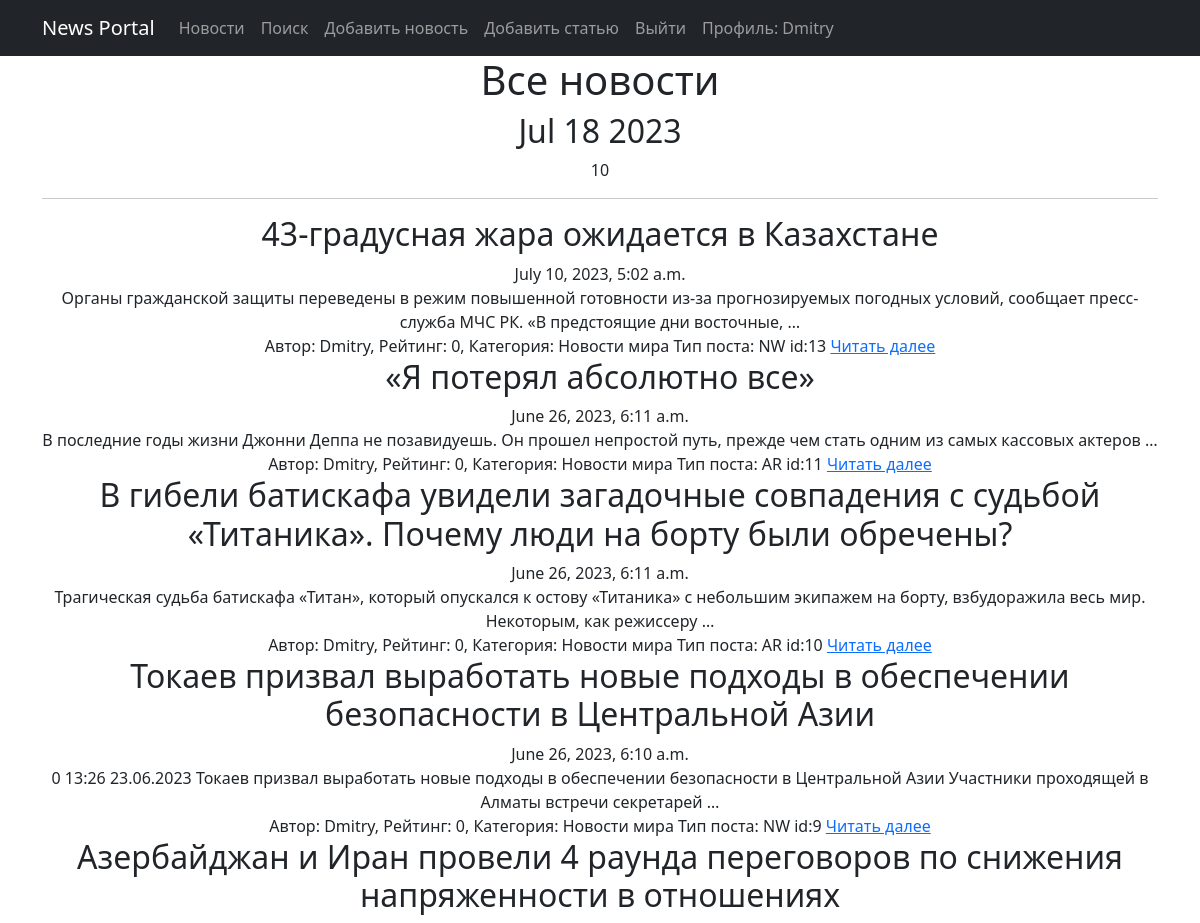
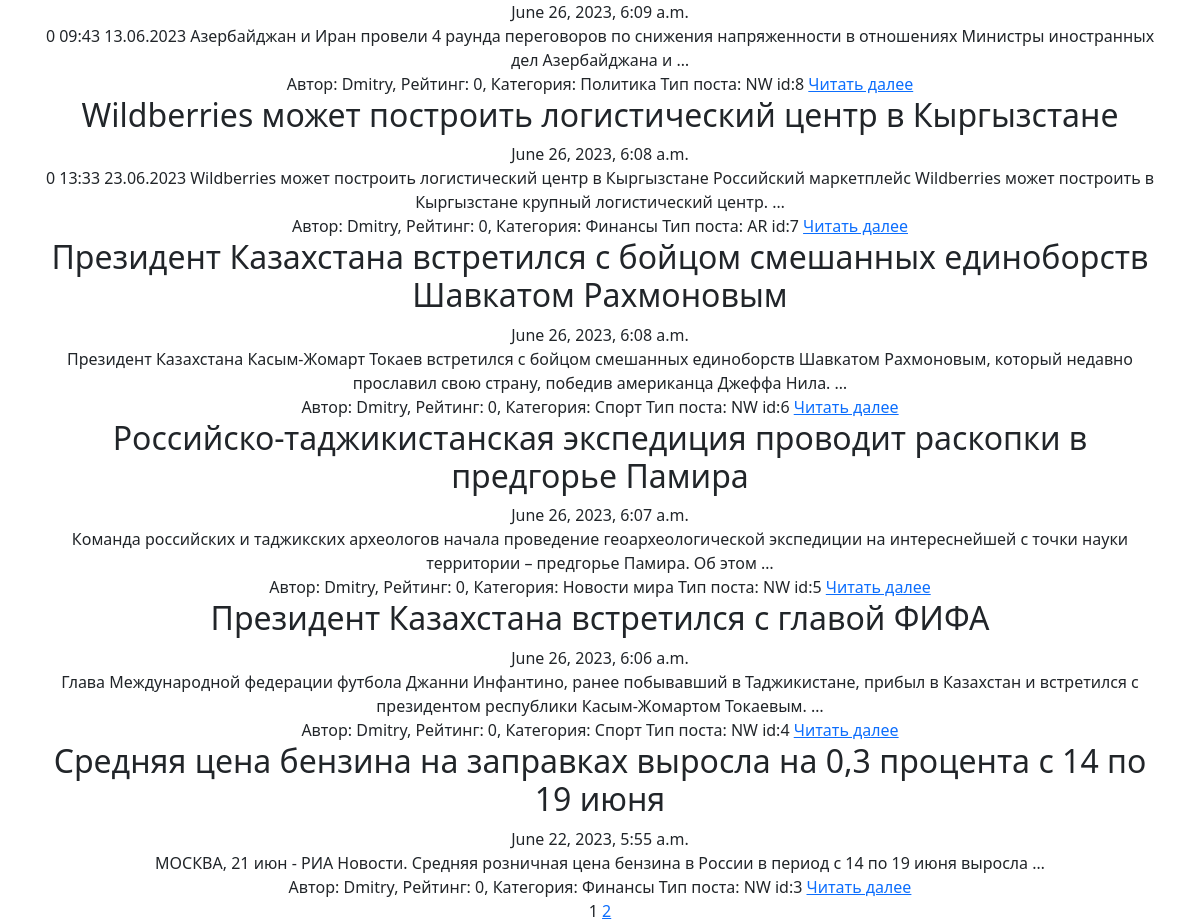
The app's page /posts/ (signed in) with its own data (2 pictures, top to bottom).
### news/models.py (models this page shows, shortened)
class Post(models.Model):
    article = 'AR'
    news = 'NW'
    POST_TYPE = [
        (article, 'Статья'),
        (news, 'Новости')
    ]
    author = models.ForeignKey(Author, on_delete=models.CASCADE)
    postType = models.CharField(max_length=2, choices=POST_TYPE, default=article)
    timeDateCreation = models.DateTimeField(auto_now_add=True)
    postCategory = models.ManyToManyField(Category, through="PostCategory")
    title = models.CharField(max_length=255)
    text = models.TextField()
    postRating = models.IntegerField(default=0)

class Author(models.Model):
    user = models.OneToOneField(User, on_delete=models.CASCADE, null=True)
    authorRating = models.IntegerField(default=0)
    def __str__(self):
        return f'{self.user}'

class PostCategory(models.Model):
    post = models.ForeignKey(Post, on_delete=models.CASCADE)
    category = models.ForeignKey(Category, on_delete=models.CASCADE)

class Category(models.Model):
    categoryName = models.CharField(max_length=64, unique=True)
    def __str__(self):
        return f'{self.categoryName}'

### news/views.py (the view)
# urls.py: path('', PostList.as_view(), name = 'posts'),
class PostList(ListView):
    model = Post
    ordering = '-timeDateCreation'
    template_name = 'post.html'
    context_object_name = 'posts_link'
    paginate_by = 10
    def get_context_data(self, **kwargs):
        context = super().get_context_data(**kwargs)
        context['is_not_authors'] = not self.request.user.groups.filter(name='authors').exists()
        context['is_authors'] = self.request.user.groups.filter(name='authors').exists()
        return context

### news/templatetags/custom_filters.py (called while the page is built)
@register.filter(name = 'censor')
def censor(value):
    censor_list = ['редиска']
    text = value.split()
    for word in text:
        if word.lower() in censor_list:
            count = len(word) - 1
            value = value.replace(word, word[0] + '*' * count)
    return(value)

### news/templatetags/custom_tags.py (called while the page is built)
@register.simple_tag()
def current_time(format_string='%b %d %Y'):
  return datetime.utcnow().strftime(format_string)

### templates/post.html (shortened to what this page needs)
{% extends 'flatpages/default.html' %}
{% load custom_filters %}
{% load custom_tags %}
{% block content %}
    <h1>Все новости</h1>
    <h2>{% current_time '%b %d %Y' %}</h2>
    <div>{{posts_link | length}}</div>
    <hr>
    {% if posts_link %}
        {% for post in posts_link %}
            <h2>{{ post.title }}</h2>
            <div>
                {{ post.timeDateCreation }}
            </div>
            <div>
                {{ post.text|truncatewords:20|censor}}
            </div>
            <div>
                Автор: {{ post.author }}, Рейтинг: {{ post.postRating }}, Категория:
                {% for cat in post.postcategory_set.all %}
                    {{ cat.category }}
                {% endfor %} Тип поста: {{ post.postType }} id:{{post.pk}}
                <a href="{{ post.pk }}">Читать далее</a>
            </div>
        {% endfor %}
    {% else %}
        <h2>Новостей нет!</h2>
    {% endif %}
    {{ page_obj.number }}
    {% if page_obj.has_next %}
        <a href="?page={{ page_obj.next_page_number }}">{{ page_obj.next_page_number }}</a>
    {% endif %}
{% endblock content %}

### templates/flatpages/default.html (shortened to what this page needs)
<!DOCTYPE html>
<html lang="en">
    <head>
        {% load static %}
        <link href="{% static 'css/styles.css' %}" rel="stylesheet" />
    </head>
    <body>
        <nav class="navbar navbar-expand-lg navbar-dark bg-dark">
            <div class="container">
                <a class="navbar-brand" href="#">News Portal</a>
                <div class="collapse navbar-collapse" id="navbarResponsive">
                    <ul class="navbar-nav ml-auto">
                        <li class="nav-item">
                            <a class="nav-link" href="{% url 'posts' %}">Новости</a>
                        </li>
                        <li class="nav-item">
                            <a class="nav-link" href = "{% url 'search' %}">Поиск</a>
                        </li>
                        {% if request.user.is_authenticated and is_authors %}
                        <li class="nav-item">
                            <a class="nav-link" href="{% url 'news_post_create' %}">Добавить новость</a>
                        </li>
                        <li class="nav-item">
                            <a class="nav-link" href="{% url 'article_post_create' %}">Добавить статью</a>
                        </li>
                        {% endif %}
                        {% if request.user.is_authenticated %}
                        <li class="nav-item">
                            <a class="nav-link" href="/accounts/logout/">Выйти</a>
                        </li>
                        <li class="nav-item">
                            <a class="nav-link" href="{% url 'profile' %}" >Профиль: {{request.user.username}}</a>
                        </li>
                        {% endif %}
                    </ul>
                </div>
            </div>
        </nav>
        <div class="container">
        <div class="row">
            <div class="col-lg-12 text-center">
                {% block content %}{% endblock content %}
            </div>
        </div>
        </div>
    </body>
</html>

### records on screen
Post: title "43-градусная жара ожидается в Казахстане", timeDateCreation "July 10, 2023, 5:02 a.m.", text|censor "Органы гражданской защиты переведены в режим повышенной готовности из-за прогнозируемых погодных условий, сообщает пресс-служба МЧС РК. «В предстоящие дни восточные, …", author "Dmitry", postRating "0", postType "NW", pk "13"
PostCategory: category "Новости мира"
Post: title "«Я потерял абсолютно все»", timeDateCreation "June 26, 2023, 6:11 a.m.", text|censor "В последние годы жизни Джонни Деппа не позавидуешь. Он прошел непростой путь, прежде чем стать одним из самых кассовых актеров …", author "Dmitry", postRating "0", postType "AR", pk "11"
PostCategory: category "Новости мира"
Post: title "В гибели батискафа увидели загадочные совпадения с судьбой «Титаника». Почему люди на борту были обречены?", timeDateCreation "June 26, 2023, 6:11 a.m.", text|censor "Трагическая судьба батискафа «Титан», который опускался к остову «Титаника» с небольшим экипажем на борту, взбудоражила весь мир. Некоторым, как режиссеру …", author "Dmitry", postRating "0", postType "AR", pk "10"
PostCategory: category "Новости мира"
Post: title "Токаев призвал выработать новые подходы в обеспечении безопасности в Центральной Азии", timeDateCreation "June 26, 2023, 6:10 a.m.", text|censor "0 13:26 23.06.2023 Токаев призвал выработать новые подходы в обеспечении безопасности в Центральной Азии Участники проходящей в Алматы встречи секретарей …", author "Dmitry", postRating "0", postType "NW", pk "9"
PostCategory: category "Новости мира"
Post: title "Азербайджан и Иран провели 4 раунда переговоров по снижения напряженности в отношениях", timeDateCreation "June 26, 2023, 6:09 a.m.", text|censor "0 09:43 13.06.2023 Азербайджан и Иран провели 4 раунда переговоров по снижения напряженности в отношениях Министры иностранных дел Азербайджана и …", author "Dmitry", postRating "0", postType "NW", pk "8"
PostCategory: category "Политика"
Post: title "Wildberries может построить логистический центр в Кыргызстане", timeDateCreation "June 26, 2023, 6:08 a.m.", text|censor "0 13:33 23.06.2023 Wildberries может построить логистический центр в Кыргызстане Российский маркетплейс Wildberries может построить в Кыргызстане крупный логистический центр. …", author "Dmitry", postRating "0", postType "AR", pk "7"
PostCategory: category "Финансы"
Post: title "Президент Казахстана встретился с бойцом смешанных единоборств Шавкатом Рахмоновым", timeDateCreation "June 26, 2023, 6:08 a.m.", text|censor "Президент Казахстана Касым-Жомарт Токаев встретился с бойцом смешанных единоборств Шавкатом Рахмоновым, который недавно прославил свою страну, победив американца Джеффа Нила. …", author "Dmitry", postRating "0", postType "NW", pk "6"
PostCategory: category "Спорт"
Post: title "Российско-таджикистанская экспедиция проводит раскопки в предгорье Памира", timeDateCreation "June 26, 2023, 6:07 a.m.", text|censor "Команда российских и таджикских археологов начала проведение геоархеологической экспедиции на интереснейшей с точки науки территории – предгорье Памира. Об этом …", author "Dmitry", postRating "0", postType "NW", pk "5"
PostCategory: category "Новости мира"
Post: title "Президент Казахстана встретился с главой ФИФА", timeDateCreation "June 26, 2023, 6:06 a.m.", text|censor "Глава Международной федерации футбола Джанни Инфантино, ранее побывавший в Таджикистане, прибыл в Казахстан и встретился с президентом республики Касым-Жомартом Токаевым. …", author "Dmitry", postRating "0", postType "NW", pk "4"
PostCategory: category "Спорт"
Post: title "Средняя цена бензина на заправках выросла на 0,3 процента с 14 по 19 июня", timeDateCreation "June 22, 2023, 5:55 a.m.", text|censor "МОСКВА, 21 июн - РИА Новости. Средняя розничная цена бензина в России в период с 14 по 19 июня выросла …", author "Dmitry", postRating "0", postType "NW", pk "3"
PostCategory: category "Финансы"

### other values on screen
{{ request.user.username }} "Dmitry"
{{ posts_link | length }} "10"
{{ page_obj.number }} "1"
{{ page_obj.next_page_number }} "2"
